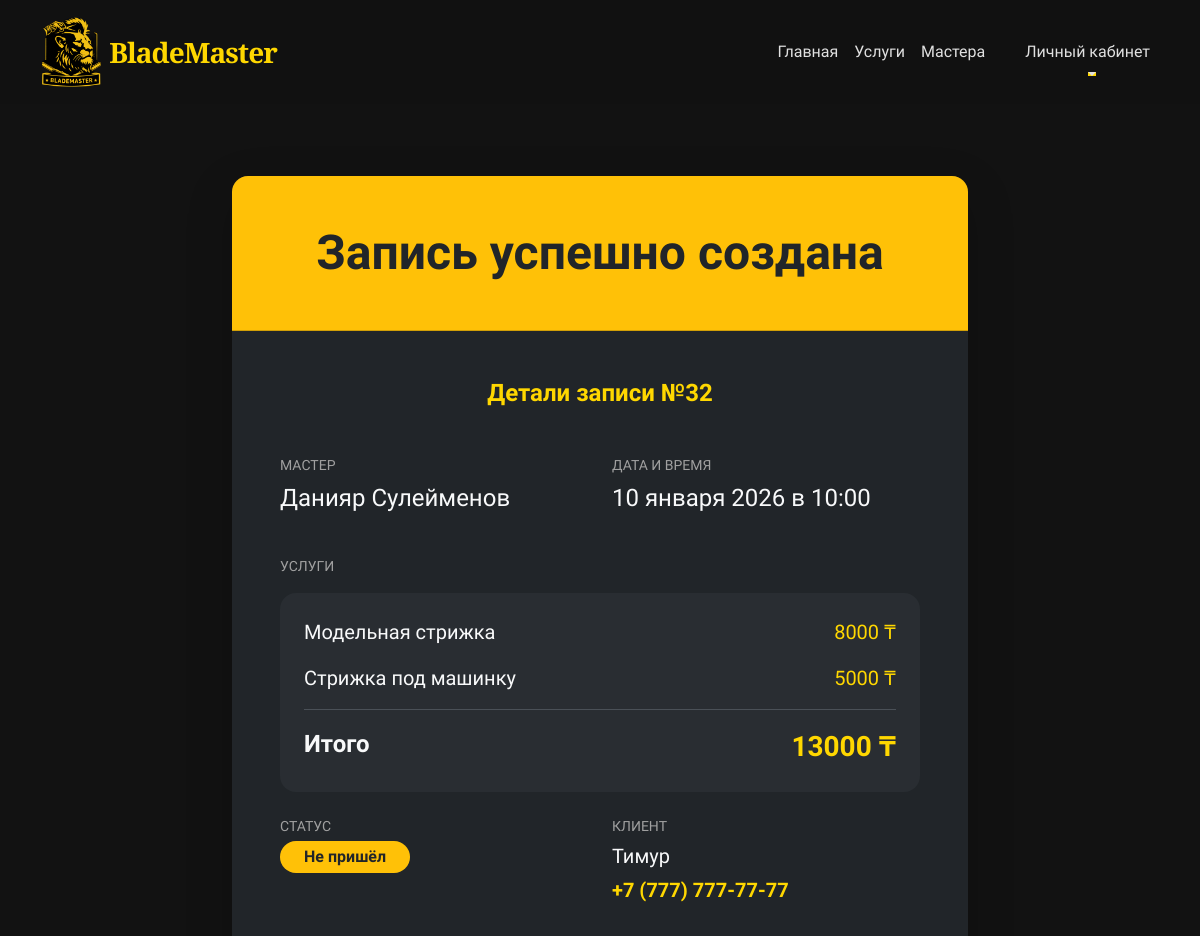
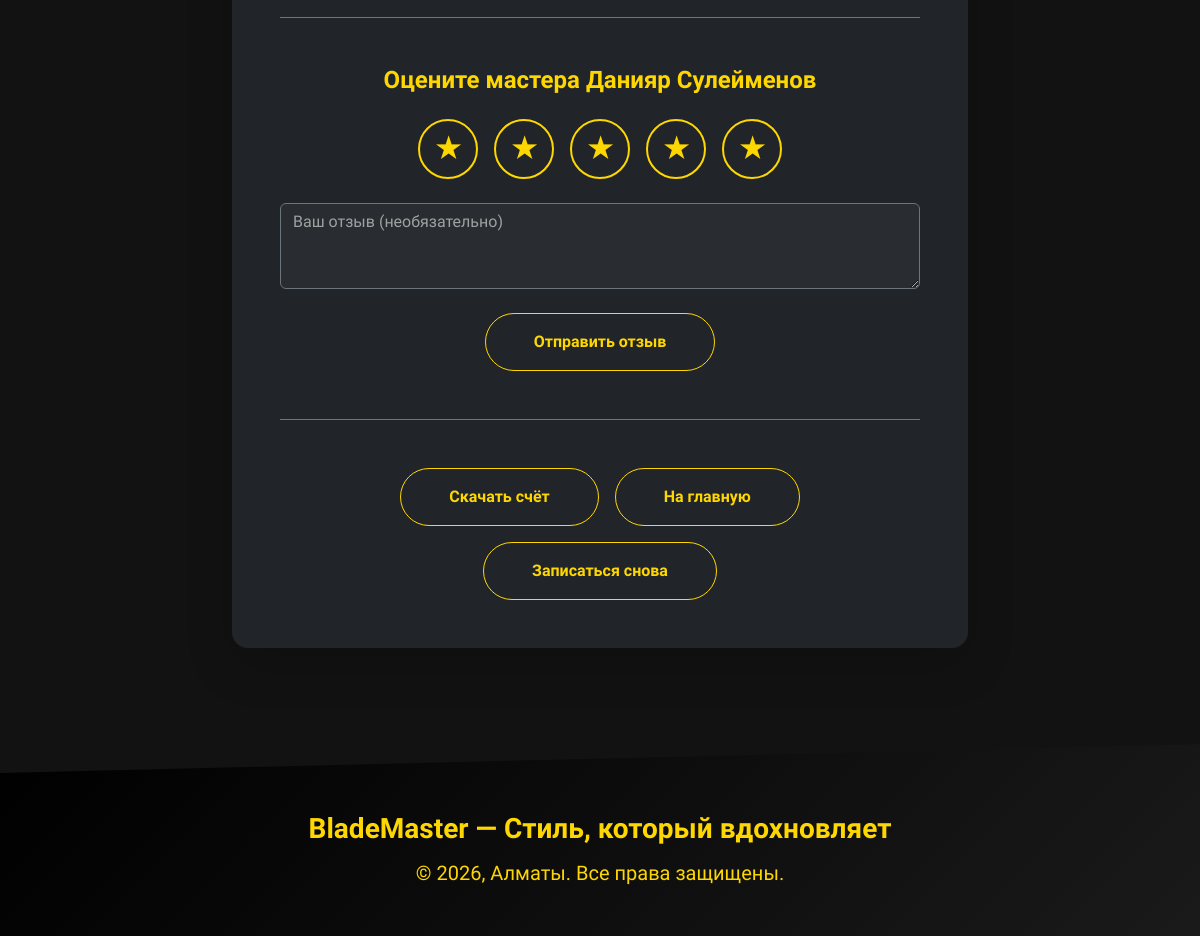
Page /appointment/32/success/ on the committed database (2 pictures, top to bottom).
### core/models.py (models this page shows, shortened)
class Appointment(models.Model):
    client_name = models.CharField("Имя клиента", max_length=100)
    client_phone = models.CharField("Телефон клиента", max_length=20)
    client_email = models.EmailField("Email клиента", blank=True, null=True)
    service = models.ManyToManyField(Service, verbose_name="Выбранные услуги")
    master = models.ForeignKey(Master, on_delete=models.CASCADE, verbose_name="Мастер")
    date = models.DateField("Дата записи")
    time = models.TimeField("Время записи")
    status = models.CharField("Статус записи", max_length=20, choices=[
        ('new', 'Новая'),
        ('confirmed', 'Подтверждена'),
        ('completed', 'Выполнена'),
        ('cancelled', 'Отменена'),
        ('no_show', 'Не пришёл'),
    ], default='new')
    created_at = models.DateTimeField("Дата и время создания записи", auto_now_add=True)
    prepayment_amount = models.DecimalField(max_digits=10, decimal_places=2, default=0, verbose_name="Сумма предоплаты")
    prepayment_paid = models.BooleanField(default=False, verbose_name="Предоплата оплачена")
    prepayment_method = models.CharField(max_length=50, blank=True, verbose_name="Способ предоплаты")
    class Meta:
        verbose_name = "Запись"
        verbose_name_plural = "Записи клиентов"
    def total_price(self):
        return sum(service.price for service in self.service.all())

class Master(models.Model):
    full_name = models.CharField("ФИО мастера", max_length=100)
    description = models.TextField("Описание / о себе", blank=True)
    photo = models.ImageField("Фотография мастера", upload_to='masters/', blank=True, null=True)
    user = models.OneToOneField(User, on_delete=models.SET_NULL, null=True, blank=True, related_name='master_profile')
    class Meta:
        verbose_name = "Мастер"
        verbose_name_plural = "Мастера"

class Service(models.Model):
    name = models.CharField("Название услуги", max_length=100)
    description = models.TextField("Описание услуги", blank=True)
    price = models.DecimalField("Цена (₸)", max_digits=10, decimal_places=0)
    duration = models.IntegerField("Длительность (в минутах)", default=60)
    category = models.CharField("Категория", max_length=50, choices=[
        ('haircut', 'Стрижки'),
        ('beard', 'Бритьё и оформление бороды'),
        ('care', 'Уход'),
        ('complex', 'Комплексные процедуры'),
    ], default='haircut')
    class Meta:
        verbose_name = "Услуга"
        verbose_name_plural = "Услуги"

### core/views.py (the view)
# urls.py: path('appointment/<int:appointment_id>/success/', views.book_success, name='book_success'),
def book_success(request, appointment_id):
    appointment = get_object_or_404(Appointment, id=appointment_id)
    return render(request, "core/book_success.html", {"appointment": appointment})

### core/templates/core/book_success.html (shortened to what this page needs)
{% extends 'base.html' %}
{% block content %}
<div class="container my-5 py-5">
    <div class="row justify-content-center">
        <div class="col-lg-8 col-xxl-7">
            <div class="card bg-dark text-light border-0 rounded-4 shadow-lg">
                <div class="card-header bg-warning py-5 text-center">
                    <h1 class="display-5 fw-bold mb-0 text-dark">
                        {% if appointment.status == 'cancelled' %}
                            Запись отменена
                        {% elif appointment.status == 'completed' %}
                            Услуга выполнена
                        {% elif appointment.status == 'confirmed' %}
                            Запись подтверждена
                        {% else %}
                            Запись успешно создана
                        {% endif %}
                    </h1>
                </div>
                <div class="card-body p-4 p-md-5">
                    <h4 class="text-center mb-5 text-gold fw-bold">Детали записи №{{ appointment.id }}</h4>
                    <div class="row g-4 mb-5">
                        <div class="col-md-6">
                            <p class="text-muted small mb-1 text-uppercase">Мастер</p>
                            <p class="fs-4 fw-medium">{{ appointment.master.full_name }}</p>
                        </div>
                        <div class="col-md-6">
                            <p class="text-muted small mb-1 text-uppercase">Дата и время</p>
                            <p class="fs-4 fw-medium">{{ appointment.date|date:"d E Y" }} в {{ appointment.time|time:"H:i" }}</p>
                        </div>
                        <div class="col-12">
                            <p class="text-muted small mb-3 text-uppercase">Услуги</p>
                            <div class="bg-secondary bg-opacity-10 rounded-4 p-4">
                                {% for service in appointment.service.all %}
                                <div class="d-flex justify-content-between mb-3">
                                    <span class="fs-5">{{ service.name }}</span>
                                    <span class="fs-5 text-gold">{{ service.price }} ₸</span>
                                </div>
                                {% endfor %}
                                <hr class="border-secondary">
                                <div class="d-flex justify-content-between">
                                    <span class="fs-4 fw-bold">Итого</span>
                                    <span class="fs-3 fw-bold text-gold">{{ appointment.total_price }} ₸</span>
                                </div>
                            </div>
                        </div>
                        <div class="col-md-6">
                            <p class="text-muted small mb-1 text-uppercase">Статус</p>
                            <span class="badge fs-6 px-4 py-2 rounded-pill bg-warning text-dark">
                                {{ appointment.get_status_display }}
                            </span>
                        </div>
                        <div class="col-md-6">
                            <p class="text-muted small mb-1 text-uppercase">Клиент</p>
                            <p class="fs-5 fw-medium mb-1">{{ appointment.client_name }}</p>
                            <a href="tel:{{ appointment.client_phone }}" class="text-gold text-decoration-none fs-5 fw-bold">{{ appointment.client_phone }}</a>
                        </div>
                    </div>
                    {% if appointment.status not in 'cancelled' %}
                        {% if not appointment.review %}
                        <div class="border-top border-secondary pt-5 mt-5">
                            <h4 class="text-center mb-4 text-gold fw-bold">Оцените мастера {{ appointment.master.full_name }}</h4>
                            <form method="post" action="{% url 'add_review' appointment.id %}">
                                <div class="d-flex justify-content-center gap-3 mb-4">
                                    {% for i in "12345" %}
                                    <button type="button" class="btn btn-outline-gold star-btn rounded-circle border-2 p-3" data-value="{{ i }}">
                                        <span class="fs-3">★</span>
                                    </button>
                                    {% endfor %}
                                </div>
                                <textarea name="comment" class="form-control bg-secondary bg-opacity-10 text-light border-secondary mb-4" rows="3" placeholder="Ваш отзыв (необязательно)"></textarea>
                                <div class="text-center">
                                    <button type="submit" class="btn btn-outline-gold text-gold px-5 py-3 rounded-pill fw-bold">Отправить отзыв</button>
                                </div>
                            </form>
                        </div>
                        {% endif %}
                    {% endif %}
                    <div class="text-center mt-5 pt-5 border-top border-secondary">
                        <div class="d-grid d-md-flex justify-content-md-center gap-3 flex-wrap">
                            {% if appointment.status != 'cancelled' %}
                            <a href="{% url 'generate_invoice_pdf' appointment.id %}"
                               class="btn btn-outline-gold px-5 py-3 rounded-pill fw-bold"
                               target="_blank">
                                Скачать счёт
                            </a>
                            {% endif %}
                            <a href="/" class="btn btn-outline-gold px-5 py-3 rounded-pill fw-bold">На главную</a>
                            <a href="/services/" class="btn btn-outline-gold px-5 py-3 rounded-pill fw-bold">Записаться снова</a>
                        </div>
                    </div>
                </div>
            </div>
        </div>
    </div>
</div>
{% endblock %}

### core/templates/base.html (style rules this page uses)
:root { --bg-primary: #121212; --bg-secondary: #1E1E1E; --bg-input: #2A2A2A; --text-primary: #E0E0E0; --text-muted: #A0A0A0; --gold: #FFD700; --gold-dark: #D4AF37; }
body { font-family: 'Urbanist', sans-serif; background-color: var(--bg-primary); color: var(--text-primary); min-height: 100vh; padding-top: 80px; margin: 0; }
.btn-gold, .btn-outline-gold { font-weight: 600; border-radius: 50px; transition: all 0.25s ease; }
.btn-outline-gold { border-color: var(--gold); color: var(--gold); }
.card { background-color: var(--bg-secondary); border: none; border-radius: 16px; overflow: hidden; box-shadow: 0 8px 30px rgba(0, 0, 0, 0.35); transition: transform 0.3s ease, box-shadow 0.3s ease; }
.text-gold { color: var(--gold) !important; }
.text-muted { color: var(--text-muted) !important; }
hr { border-color: #333; opacity: 0.5; }

### core/templates/core/book_success.html (style rules this page uses)
body { background-color: #121212; color: #E0E0E0; }
.card { background-color: #1E1E1E; border-color: #333333; }
.text-gold { color: #FFD700 !important; }
.btn-outline-gold { border-color: #FFD700; color: #FFD700; background-color: transparent; transition: all 0.25s ease; }
.form-control { background-color: #2A2A2A; border-color: #444444; color: #E0E0E0; }
.form-control::placeholder { color: #A0A0A0 !important; opacity: 1; }
.text-muted { color: #A0A0A0 !important; }
hr { border-color: #444444; }
.star-btn { width: 60px; height: 60px; display: flex; align-items: center; justify-content: center; padding: 0; }
.star-btn .fs-3 { line-height: 1; margin: 0; }

### rows in the picture
Appointment: id "32", master.full_name "Данияр Сулейменов", date "10 января 2026", time "10:00", total_price "13000", status "Не пришёл", client_name "Тимур", client_phone "+7 (777) 777-77-77"
Service: name "Модельная стрижка", price "8000"
Service: name "Стрижка под машинку", price "5000"
